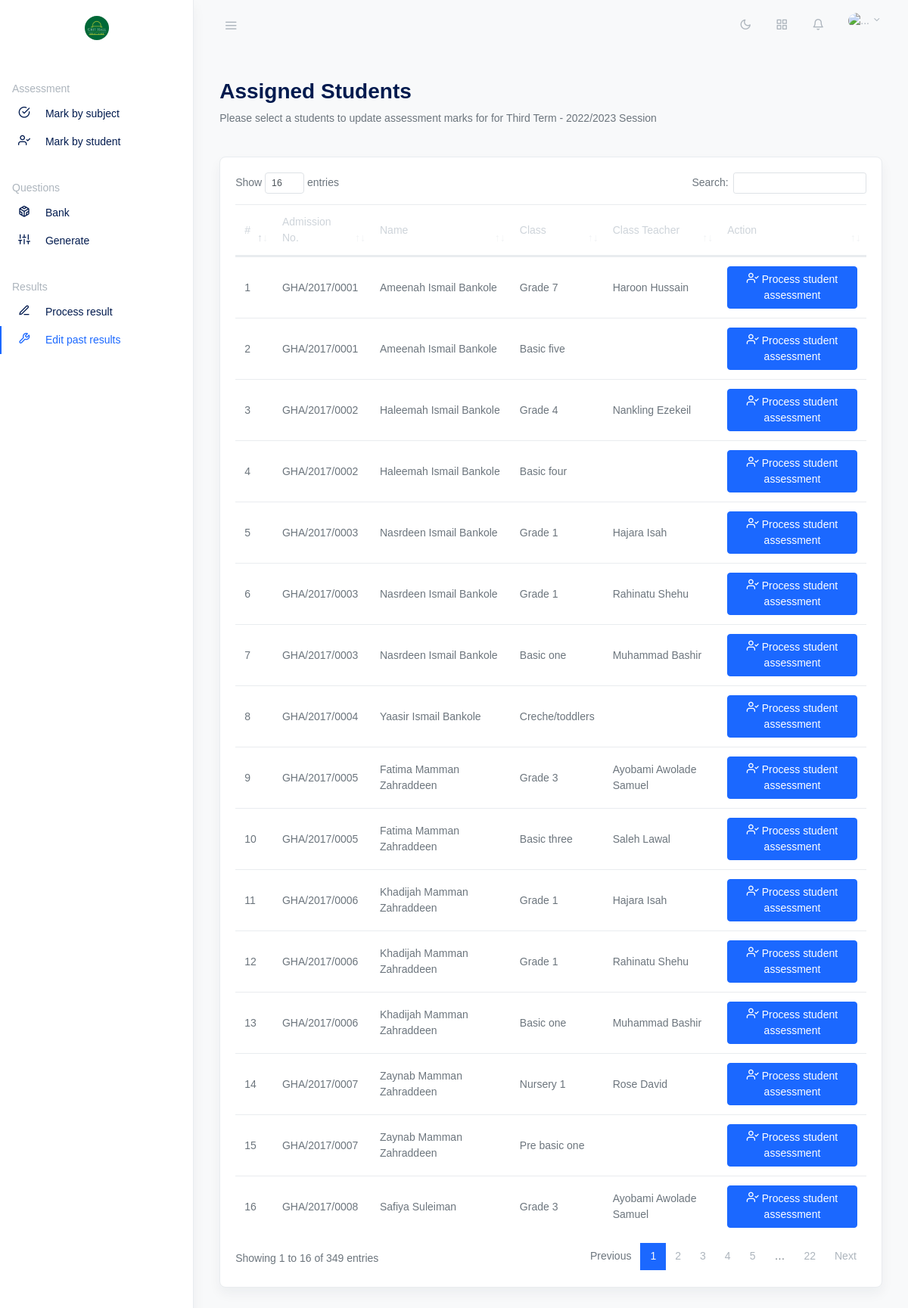
/assessments/past-students.php (signed in), run on the app's committed database.
### tables this page shows
CREATE TABLE `general_settings` (
  `id` int NOT NULL,
  `curr_session` varchar(30) DEFAULT NULL,
  `curr_term` varchar(30) DEFAULT NULL,
  `term_id` int NOT NULL,
  `school_name` varchar(200) DEFAULT NULL,
  `days_opened` int DEFAULT NULL,
  `user_accounts` varchar(22) DEFAULT NULL,
  `address` varchar(2255) DEFAULT NULL,
  `email` varchar(225) NOT NULL
);

CREATE TABLE `students` (
  `id` int NOT NULL,
  `admission_no` varchar(30) DEFAULT NULL,
  `firstName` varchar(200) DEFAULT NULL,
  `lastName` varchar(200) DEFAULT NULL,
  `gender` varchar(10) DEFAULT NULL,
  `dob` varchar(50) DEFAULT NULL,
  `class_id` int DEFAULT NULL,
  `term` int DEFAULT NULL,
  `session` varchar(200) DEFAULT NULL,
  `address` varchar(2000) DEFAULT NULL,
  `phoneNumber` varchar(22) DEFAULT NULL,
  `religion` varchar(50) DEFAULT NULL,
  `email` varchar(225) DEFAULT NULL,
  `city` varchar(500) DEFAULT NULL,
  `state` varchar(200) DEFAULT NULL,
  `country` varchar(1000) DEFAULT NULL,
  `height` varchar(11) DEFAULT NULL,
  `weight` varchar(11) DEFAULT NULL,
  `bloodGroup` varchar(11) DEFAULT NULL,
  `likes` text,
  `dislikes` text,
  `health_info` text,
  `disorder` varchar(5000) DEFAULT NULL,
  `allergies` text,
  `status` int DEFAULT '1',
  `join_date` date DEFAULT NULL,
  `photo` varchar(225) DEFAULT NULL,
  `multiClass` int DEFAULT '0',
  `2ndSession` int DEFAULT NULL,
  `2ndJoin_date` date DEFAULT NULL,
  `2ndTerm` int DEFAULT NULL,
  `2ndClass_id` int DEFAULT NULL,
  `otp` varchar(5000) DEFAULT NULL,
  `password` varchar(100) DEFAULT NULL,
  `pickup_name1` text,
  `pickup_name2` text,
  `pickup_name3` text,
  `pickup_relationship1` text,
  `pickup_relationship2` text,
  `pickup_relationship3` text,
  `pickup_number1` text,
  `pickup_number2` text,
  `pickup_number3` text,
  `modified_by` int DEFAULT NULL,
  `modified_on` timestamp NOT NULL DEFAULT CURRENT_TIMESTAMP ON UPDATE CURRENT_TIMESTAMP,
  `create_datetime` datetime DEFAULT CURRENT_TIMESTAMP
);

CREATE TABLE `classes` (
  `id` int NOT NULL,
  `class` varchar(255) NOT NULL,
  `section_id` varchar(22) NOT NULL,
  `modified_by` varchar(200) NOT NULL,
  `create_datetime` timestamp NOT NULL DEFAULT CURRENT_TIMESTAMP ON UPDATE CURRENT_TIMESTAMP,
  `marks` int DEFAULT NULL,
  `status` int NOT NULL DEFAULT '1'
);

### settings.php (called while the page is built, shortened)
<?php
 $servername = "localhost";
 $username = "riidalms_gha";
 $password = "K_TcmAcE?%_EZwqtkY";
 $database = "riidalms_gha";
try {
	$pdo = new PDO("mysql:host=$servername;dbname=$database;charset=utf8", $username, $password);
	$pdo->setAttribute(PDO::ATTR_ERRMODE, PDO::ERRMODE_EXCEPTION);
} catch (PDOException $e) {
	echo "Connection failed: " . $e->getMessage();
}
$query_session = "SELECT * FROM `general_settings`";
$stmt_session = $pdo->query($query_session);
$session_row = $stmt_session->fetch(PDO::FETCH_ASSOC);
$session = $session_row['curr_session'];
$term_name = $session_row['curr_term'];
$gender = $_SESSION['gender'];

### assessments/past-students.php (the view, shortened to what this page needs)
<?php require('../settings.php');
?>
<!doctype html>
<html lang="en">
<head>
  <link rel="stylesheet" href="../css/simplebar.css">
  <link href="../overpass-font.css" rel="stylesheet">
  <link rel="stylesheet" href="../css/feather.css">
  <link rel="stylesheet" href="../css/dataTables.bootstrap4.css">
  <link rel="stylesheet" href="../css/daterangepicker.css">
  <link rel="stylesheet" href="../css/app-light.css" id="lightTheme">
  <link rel="stylesheet" href="../css/app-dark.css" id="darkTheme" disabled>
</head>
<body class="vertical  light  ">
  <div class="wrapper">
    <nav class="topnav navbar navbar-light">
      <button type="button" class="navbar-toggler text-muted mt-2 p-0 mr-3 collapseSidebar">
        <i class="fe fe-menu navbar-toggler-icon"></i>
      </button>
      <ul class="nav">
        <li class="nav-item">
          <a class="nav-link text-muted my-2" href="#" id="modeSwitcher" data-mode="light">
            <i class="fe fe-sun fe-16"></i>
          </a>
        </li>
        <li class="nav-item">
          <a class="nav-link text-muted my-2" href="./#" data-toggle="modal" data-target=".modal-shortcut">
            <span class="fe fe-grid fe-16"></span>
          </a>
        </li>
        <li class="nav-item nav-notif">
          <a class="nav-link text-muted my-2" href="./#" data-toggle="modal" data-target=".modal-notif">
            <span class="fe fe-bell fe-16"></span>
          </a>
        </li>
        <li class="nav-item dropdown">
          <a class="nav-link dropdown-toggle text-muted pr-0" href="#" id="navbarDropdownMenuLink" role="button" data-toggle="dropdown" aria-haspopup="true" aria-expanded="false">
            <span class="avatar avatar-sm mt-2">
              <?php
              if ($gender == 'Female') { ?>
                <img src="../../uploads/staff-profiles/2.jpeg" alt="..." class="avatar-img rounded-circle">
              <?php } else { ?>
                <img src="../../uploads/staff-profiles/1.jpeg" alt="..." class="avatar-img rounded-circle">
              <?php } ?>
            </span>
          </a>
        </li>
      </ul>
    </nav>
    <aside class="sidebar-left border-right bg-white shadow" id="leftSidebar" data-simplebar>
      <nav class="vertnav navbar navbar-light">
        <div class="w-100 mb-4 d-flex">
          <a class="navbar-brand mx-auto mt-2 flex-fill text-center" href="./index.php">
            <span class="avatar avatar-sm mt-2">
              <img src="../assets/images/logo.jpg" size="20" alt="..." class="avatar-img rounded-circle">
            </span>
          </a>
        </div>
        <p class="text-muted nav-heading mt-4 mb-1">
          <span>Assessment</span>
        </p>
        <ul class="navbar-nav flex-fill w-100 mb-2">
          <li class="nav-item">
            <a class="nav-link" href="subjects.php">
              <i class="fe fe-check-circle fe-16"></i>
              <span class="ml-3 item-text">Mark by subject</span>
            </a>
          </li>
          <li class="nav-item">
            <a class="nav-link" href="students.php">
              <i class="fe fe-user-check fe-16"></i>
              <span class="ml-3 item-text">Mark by student</span>
            </a>
          </li>
        </ul>
        <p class="text-muted nav-heading mt-4 mb-1">
          <span>Questions</span>
        </p>
        <ul class="navbar-nav flex-fill w-100 mb-2">
          <li class="nav-item">
            <a class="nav-link" href="question-bank.php">
              <i class="fe fe-codesandbox fe-16"></i>
              <span class="ml-3 item-text">Bank</span>
            </a>
          </li>
          <li class="nav-item">
            <a class="nav-link" href="generate.php">
              <i class="fe fe-sliders fe-16"></i>
              <span class="ml-3 item-text">Generate</span>
            </a>
          </li>
        </ul>
        <p class="text-muted nav-heading mt-4 mb-1">
          <span>Results</span>
        </p>
        <ul class="navbar-nav flex-fill w-100 mb-2">
          <li class="nav-item">
            <a class="nav-link" href="add-remarks.php">
              <i class="fe fe-edit-3 fe-16"></i>
              <span class="ml-3 item-text">Process result</span>
            </a>
          </li>
          <li class="nav-item active">
            <a class="nav-link text-primary" href="past-results.php">
              <i class="fe fe-tool fe-16"></i>
              <span class="ml-3 item-text">Edit past results</span>
            </a>
          </li>
        </ul>
      </nav>
    </aside>
    <main role="main" class="main-content">
      <div class="container-fluid">
        <div class="row justify-content-center">
          <div class="col-12">
            <div class="row align-items-center my-3">
              <div class="col">
                <h2 class="mb-2 page-title">Assigned Students</h2>
                <p class="mb-3">Please select a students to update assessment marks for for <?= $term_name ?> - <?= $session ?> Session</p>
              </div>
            </div>
            <div class="row my-4">
              <div class="col-md-12">
                <div class="card shadow">
                  <div class="card-body">
                    <table class="table datatables" id="dataTable-1">
                      <thead>
                        <tr>
                          <th>#</th>
                          <th>Admission No.</th>
                          <th>Name</th>
                          <th>Class</th>
                          <th>Class Teacher</th>
                          <th>Action</th>
                        </tr>
                      </thead>
                      <tbody>
                        <?php
                        try {
                          $sql = "SELECT s.admission_no, s.id, CONCAT(s.firstName, ' ', s.lastName) AS full_name, c.class, a.teacher_id, CONCAT(u.first_name, ' ', u.last_name) AS teacher_name, a.class_id
            FROM students s INNER JOIN classes c ON s.class_id = c.id OR s.2ndClass_id = c.id
            LEFT JOIN assigned_classes a ON c.id = a.class_id
            LEFT JOIN staffs u ON a.teacher_id = u.id
            WHERE s.status = 1";
                          $stmt = $pdo->prepare($sql);
                          $stmt->execute();
                          $students = $stmt->fetchAll(PDO::FETCH_ASSOC);
                        } catch (PDOException $e) {
                          echo 'Error: ' . $e->getMessage();
                          die();
                        }
                        foreach ($students as $index => $student) : ?>
                          <tr>
                            <td>
                              <?= $index + 1 ?>
                            </td>
                            <td>
                              <?= $student['admission_no'] ?>
                            </td>
                            <td>
                              <?= $student['full_name'] ?>
                            </td>
                            <td>
                              <?= $student['class'] ?>
                            </td>
                            <td>
                              <?= $student['teacher_name'] ?>
                            </td>
                            <td>
                              <form action="past-student-assessment.php" method="POST">
                                <button type="submit" class="btn  w-100 btn-primary"><i class="fe fe-user-check fe-16"></i> Process student assessment</button>
                              </form>
                            </td>
                          </tr>
                        <?php endforeach; ?>
                      </tbody>
                    </table>
                  </div>
                </div>
              </div>
            </div>
          </div>
        </div>
      </div>
    </main>
  </div>
</body>
</html>

### css/simplebar.css (style rules this page uses)
[data-simplebar] { position: relative; flex-direction: column; flex-wrap: wrap; justify-content: flex-start; align-content: flex-start; align-items: flex-start; }

### css/feather.css (style rules this page uses)
.fe { font-family: "feather" !important; speak: none; font-style: normal; font-weight: normal; font-variant: normal; text-transform: none; line-height: 1; -webkit-font-smoothing: antialiased; -moz-osx-font-smoothing: grayscale; }
.fe-16 { font-size: 16px; }
.fe-bell:before { content: ""; }
.fe-check-circle:before { content: ""; }
.fe-codesandbox:before { content: ""; }
.fe-edit-3:before { content: ""; }
.fe-grid:before { content: ""; }
.fe-menu:before { content: ""; }
.fe-sliders:before { content: ""; }
.fe-sun:before { content: ""; }
.fe-tool:before { content: ""; }
.fe-user-check:before { content: ""; }

### assessments/past-students.php (style rules this page uses)
.card { border-radius: 8px; }

### data on the page
general_settings: curr_term "Third Term", curr_session "2022/2023"
students: admission_no "GHA/2017/0001", full_name "Ameenah Ismail Bankole", class.class "Grade 7", teacher_name "Haroon Hussain", class.class "Basic five"
students: admission_no "GHA/2017/0002", full_name "Haleemah Ismail Bankole", class.class "Grade 4", teacher_name "Nankling Ezekeil", class.class "Basic four"
students: admission_no "GHA/2017/0003", full_name "Nasrdeen Ismail Bankole", class.class "Grade 1", teacher_name "Hajara Isah", teacher_name "Rahinatu Shehu", class.class "Basic one", teacher_name "Muhammad Bashir"
students: admission_no "GHA/2017/0004", full_name "Yaasir Ismail Bankole", class.class "Creche/toddlers"
students: admission_no "GHA/2017/0005", full_name "Fatima Mamman Zahraddeen", class.class "Grade 3", teacher_name "Ayobami Awolade Samuel", class.class "Basic three", teacher_name "Saleh Lawal"
students: admission_no "GHA/2017/0006", full_name "Khadijah Mamman Zahraddeen", class.class "Grade 1", teacher_name "Hajara Isah", teacher_name "Rahinatu Shehu", class.class "Basic one", teacher_name "Muhammad Bashir"
students: admission_no "GHA/2017/0007", full_name "Zaynab Mamman Zahraddeen", class.class "Nursery 1", teacher_name "Rose David", class.class "Pre basic one"
students: admission_no "GHA/2017/0008", full_name "Safiya Suleiman", class.class "Grade 3", teacher_name "Ayobami Awolade Samuel"
